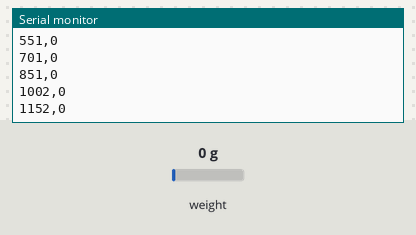
A program run on a simulated ESP32. On the bench: the last lines printed to the serial monitor. Inputs (shaded band) come from the test bench; at power-on: weight on the scale 0 g.

Above: at 1.2 s.
1.3 s: weight on the scale set to 100 g
At 1.43 s:
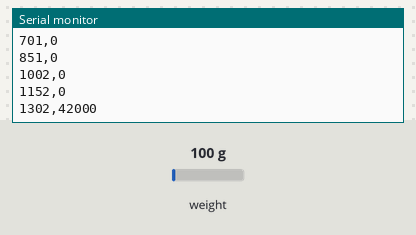
2.8 s: weight on the scale set to 1250 g
At 2.94 s:
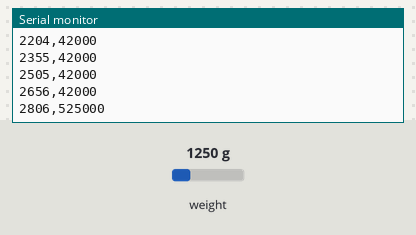
Timing chart, 0 to 5.8 s (numbered marks = the images above; inputs shaded):
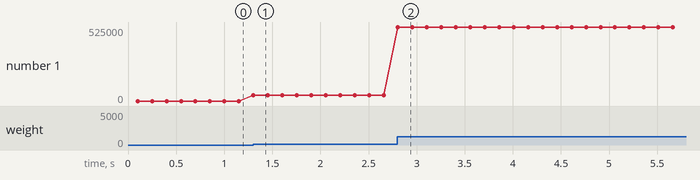

Measured:
- after the input at 1.3 s, the serial monitor: prints a new line at once (image 1)
- after the input at 2.8 s, the serial monitor: prints a new line at once (image 2)
- plotted number 1: 0 → 42000 after the input at 1.3 s, 42000 → 525000 after the input at 2.8 s

The program:

main.cpp
```cpp
#include "SPI.h"
#include "Wire.h"
#include <Arduino.h>
#include "HX711.h"

#define DOUT 19  // HX711 Data pin
#define CLK 18   // HX711 Clock pin


bool sw = false;

HX711 scale;

void setup() {
    Serial.begin(115200);
    scale.begin(DOUT, CLK);
    scale.set_gain(128);  // Default gain

    // Initialize I2C with specific pins (only needed for ESP32/ESP8266)`

    // Initialize LCD

}

void loop() {
    if (Serial.available() > 0) {
        String input = Serial.readStringUntil('\n');
        input.trim();
        if (input == "stop") {
            sw = true;
        }
    }
    if (sw) {
        return;
    }
    if (scale.is_ready()) {
        long raw_value = scale.read();

        Serial.print(millis());  // Print timestamp
        Serial.print(",");
        Serial.println(raw_value);  // Print thrust value

        delay(50);  // Adjust sampling rate
    }

    // Update LCD display
}
```
